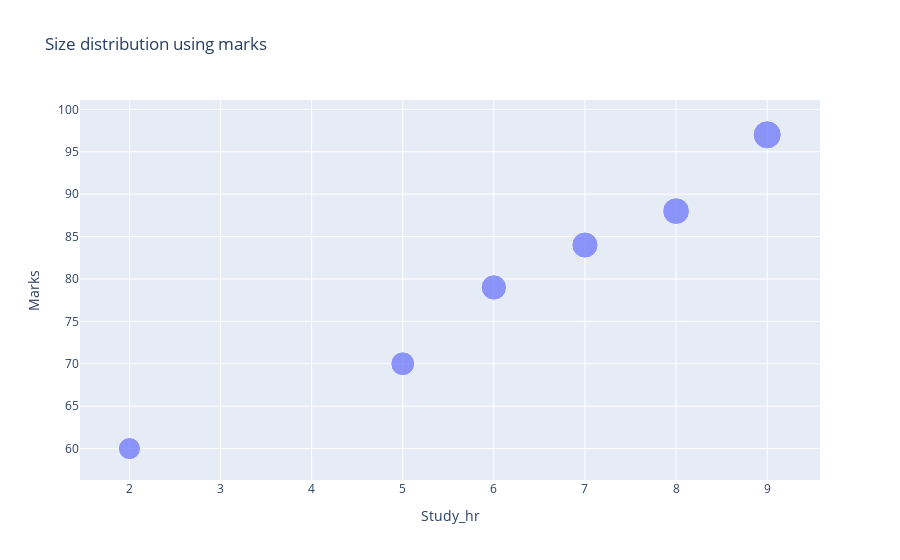

Source (notebook cell):
### Markdown cell above
### Scatter Plot Example 2: Scatter Plot with Size

### Code cell
fig=px.scatter(df,x='Study_hr',y='Marks',
               size='Marks',
               title='Size distribution using marks')
fig.show()

### Figure 1 — Plotly figure (JSON) as saved in the notebook; plotly's stock layout.template omitted (floating-point values rounded to 4 significant figures)
{"data": [{"hovertemplate": "Study_hr=%{x}<br>Marks=%{marker.size}<extra></extra>", "legendgroup": "", "marker": {"color": "#636efa", "size": [60, 70, 79, 84, 88, 97], "sizemode": "area", "sizeref": 0.2425, "symbol": "circle"}, "mode": "markers", "name": "", "orientation": "v", "showlegend": false, "type": "scatter", "x": [2, 5, 6, 7, 8, 9], "xaxis": "x", "y": [60, 70, 79, 84, 88, 97], "yaxis": "y"}], "layout": {"autosize": true, "legend": {"itemsizing": "constant", "tracegroupgap": 0}, "title": {"text": "Size distribution using marks"}, "xaxis": {"anchor": "y", "autorange": true, "domain": [0, 1], "range": [1.473, 9.56], "title": {"text": "Study_hr"}, "type": "linear"}, "yaxis": {"anchor": "x", "autorange": true, "domain": [0, 1], "range": [54.36, 103.5], "title": {"text": "Marks"}, "type": "linear"}}}
